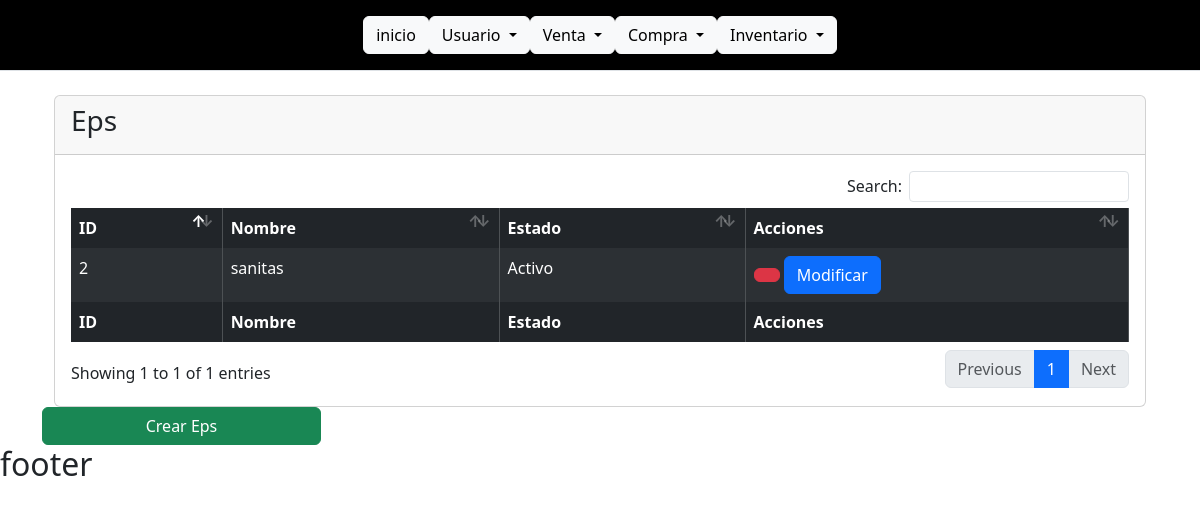
Before: /usuarios/eps/ (signed in) with the older database file.
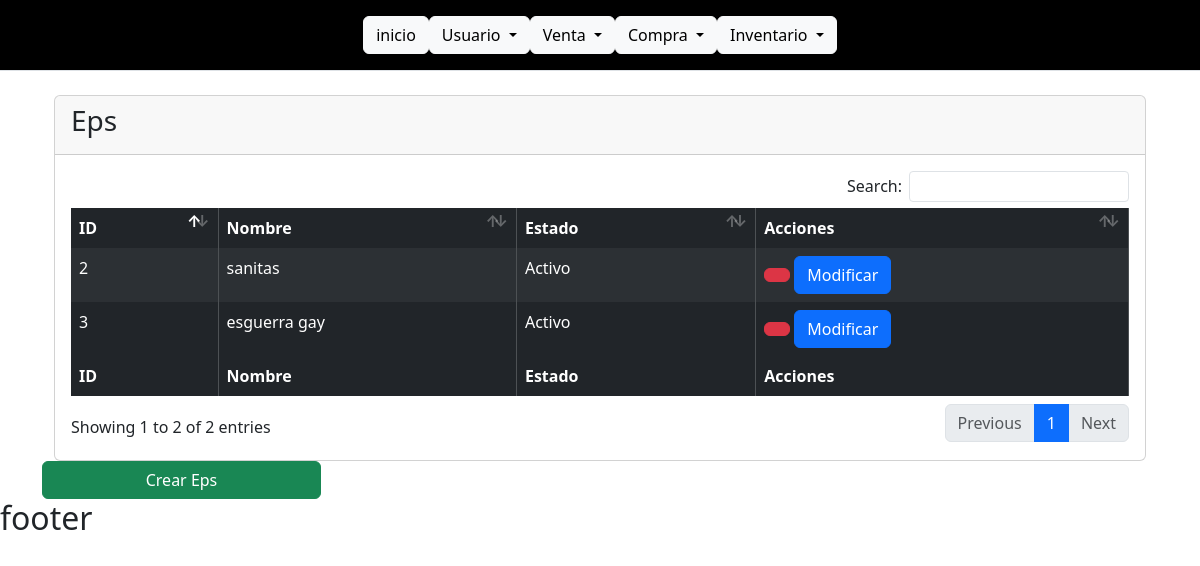
After: the same page with the newer database file.
### usuario/models.py (models this page shows, shortened)
class Eps(models.Model):
    nombre=models.CharField(max_length=45,verbose_name="Nombre EPS:")
    class Estado(models.TextChoices):
        ACTIVO='1',_("Activo")
        INACTIVO='0',_("Inactivo")
    estado=models.CharField(max_length=1,choices=Estado.choices,default=Estado.ACTIVO,verbose_name="Estado")
    class Meta:
        verbose_name_plural = "Eps"

### usuario/views.py (the view)
# urls.py: path('eps/', eps_listar, name="eps" ),
@login_required
def eps_listar(request):
    titulo="Eps"
    modulo="Usuarios"
    eps= Eps.objects.all()
    context={
        "titulo":titulo,
        "modulo":modulo,
        "eps":eps
    }
    return render(request,"usuarios/eps/listar.html", context)

### base/templates/usuarios/eps/listar.html (shortened to what this page needs)
{% extends 'partials/body.html' %}
{% load bootstrap_icons %}
{% block contenido %}
<div class="wrapper">
  <section class="content">
    <div class="container-fluid">
      <div class="row">
        <div class="col-12">
          <div class="card">
            <div class="card-header">
              <h3 class="card-title"> {{titulo}} </h3>
            </div>
            <div class="card-body">
              <table id="example1" class="table table-bordered table-striped table-dark">
                <thead>
                  <tr>
                    <th>ID</th>
                    <th>Nombre</th>
                    <th>Estado</th>
                    <th>Acciones</th>
                  </tr>
              </thead>
            <tbody>
              {% for eps in eps %} {% if eps.estado != "0" %}
              <tr>
                <td>{{ eps.id }}</td>
                <td>{{eps.nombre}}</td>
                <td>{{eps.get_estado_display}}</td>
                <td>
                  <button  type="button" data-cafe-bar="{{eps.id}}" class="btnEliminar btn btn-danger"
                  data-bs-toggle="modal" data-bs-target="#modalConf">
              </button>
                  <a
                    class="btn btn-primary"
                    href="{% url 'eps-modificar' eps.id %}"
                    >Modificar</a
                  >
                </td>
              </tr>
              {% endif %} {% endfor %}
            </tbody>
            <tfoot>
              <tr>
                <th>ID</th>
                <th>Nombre</th>
                <th>Estado</th>
                <th>Acciones</th>
              </tr>
            </tfoot>
              </table>
            </div>
          </div>
        </div>
      </div>
    </div>
  </section>
  <a href="{% url 'eps-crear' %}" class="btn btn-success w-25">Crear {{titulo}}</a>
</div>
{% endblock contenido %}

Changed rows visible on the page:
added Eps: id "3", nombre "esguerra gay", estado "Activo"
Other visible differences:
text written by a page script: "Search: Showing 1 to 1 of 1 entries Previous 1 Next" → "Search: Showing 1 to 2 of 2 entries Previous 1 Next"
